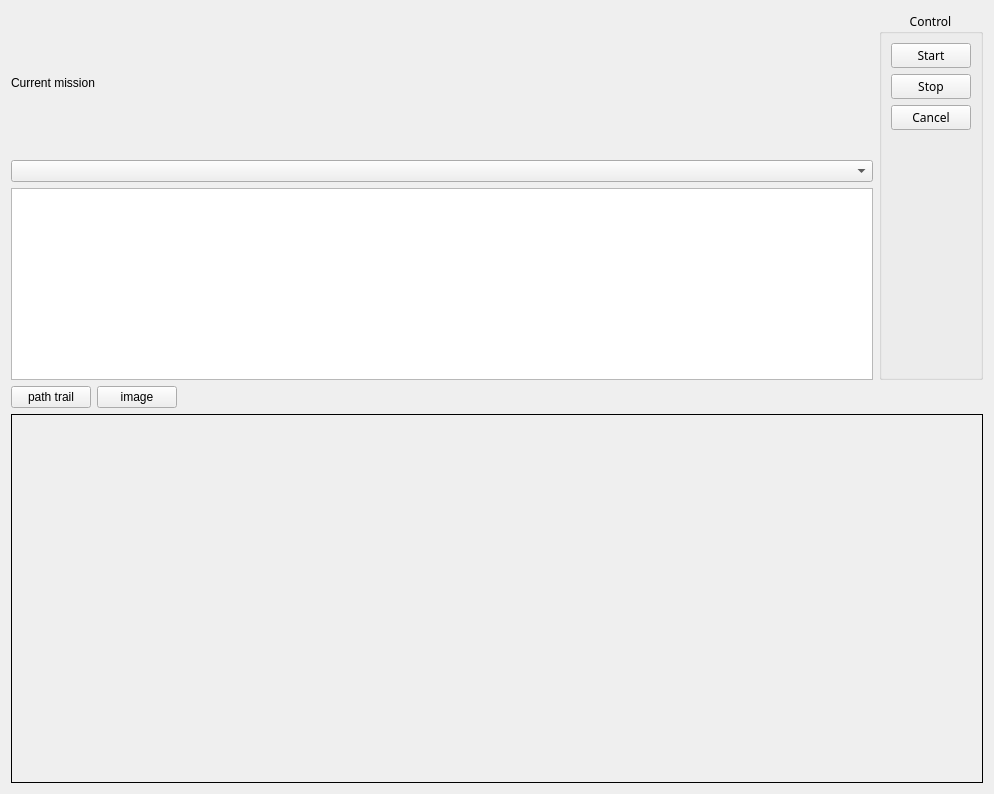
<?xml version="1.0" encoding="UTF-8"?>
<ui version="4.0">
 <class>local_guiDlg</class>
 <widget class="QWidget" name="local_guiDlg">
  <property name="geometry">
   <rect>
    <x>0</x>
    <y>0</y>
    <width>994</width>
    <height>794</height>
   </rect>
  </property>
  <property name="windowTitle">
   <string>Giraff Mission Controller</string>
  </property>
  <layout class="QVBoxLayout" name="verticalLayout_2">
   <item>
    <layout class="QVBoxLayout" name="verticalLayout">
     <item>
      <layout class="QHBoxLayout" name="horizontalLayout_2">
       <item>
        <layout class="QVBoxLayout" name="verticalLayout_5">
         <item>
          <widget class="QLabel" name="label">
           <property name="sizePolicy">
            <sizepolicy hsizetype="Preferred" vsizetype="Minimum">
             <horstretch>0</horstretch>
             <verstretch>0</verstretch>
            </sizepolicy>
           </property>
           <property name="text">
            <string>Current mission</string>
           </property>
          </widget>
         </item>
         <item>
          <widget class="QComboBox" name="list_plan"/>
         </item>
         <item>
          <widget class="QPlainTextEdit" name="textedit_current_plan">
           <property name="enabled">
            <bool>true</bool>
           </property>
           <property name="sizePolicy">
            <sizepolicy hsizetype="Expanding" vsizetype="Maximum">
             <horstretch>0</horstretch>
             <verstretch>0</verstretch>
            </sizepolicy>
           </property>
          </widget>
         </item>
        </layout>
       </item>
       <item>
        <widget class="QGroupBox" name="groupBox">
         <property name="font">
          <font>
           <family>Ubuntu Mono</family>
           <weight>50</weight>
           <bold>false</bold>
          </font>
         </property>
         <property name="layoutDirection">
          <enum>Qt::LeftToRight</enum>
         </property>
         <property name="title">
          <string>Control</string>
         </property>
         <property name="alignment">
          <set>Qt::AlignCenter</set>
         </property>
         <layout class="QVBoxLayout" name="verticalLayout_4">
          <item>
           <layout class="QVBoxLayout" name="verticalLayout_3">
            <item>
             <widget class="QPushButton" name="pushButton_start_mission">
              <property name="text">
               <string>Start</string>
              </property>
             </widget>
            </item>
            <item>
             <widget class="QPushButton" name="pushButton_stop_mission">
              <property name="text">
               <string>Stop</string>
              </property>
             </widget>
            </item>
            <item>
             <widget class="QPushButton" name="pushButton_cancel_mission">
              <property name="text">
               <string>Cancel</string>
              </property>
             </widget>
            </item>
            <item>
             <spacer name="verticalSpacer">
              <property name="orientation">
               <enum>Qt::Vertical</enum>
              </property>
              <property name="sizeHint" stdset="0">
               <size>
                <width>20</width>
                <height>40</height>
               </size>
              </property>
             </spacer>
            </item>
           </layout>
          </item>
         </layout>
        </widget>
       </item>
      </layout>
     </item>
     <item>
      <layout class="QHBoxLayout" name="horizontalLayout">
       <item>
        <widget class="QPushButton" name="path_trail_button">
         <property name="text">
          <string>path trail</string>
         </property>
         <property name="checkable">
          <bool>false</bool>
         </property>
         <property name="checked">
          <bool>false</bool>
         </property>
        </widget>
       </item>
       <item>
        <widget class="QPushButton" name="image_push_button">
         <property name="text">
          <string>image</string>
         </property>
         <property name="checkable">
          <bool>true</bool>
         </property>
        </widget>
       </item>
       <item>
        <spacer name="horizontalSpacer">
         <property name="orientation">
          <enum>Qt::Horizontal</enum>
         </property>
         <property name="sizeHint" stdset="0">
          <size>
           <width>108</width>
           <height>17</height>
          </size>
         </property>
        </spacer>
       </item>
      </layout>
     </item>
     <item>
      <widget class="QStackedWidget" name="stacked_widget">
       <property name="frameShape">
        <enum>QFrame::Box</enum>
       </property>
       <widget class="QWidget" name="goto_widget"/>
       <widget class="QWidget" name="pathfollow_widget"/>
      </widget>
     </item>
    </layout>
   </item>
  </layout>
 </widget>
 <resources/>
 <connections/>
</ui>
